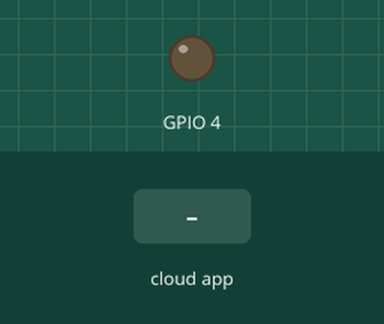
This sketch was run on a simulated ESP8266 (NodeMCU). Parts: output pins drawn as LEDs (lit = HIGH). Inputs (shaded band) come from the test bench. WiFi joins after 1.5 s; servers stay silent unless stated; no MQTT or app messages arrive unless stated; what the sketch prints to the serial monitor is not drawn.

Above: at 2.7 s.
2.8 s: the phone or cloud app sets diffuser to ON
Timing chart, 0 to 5.8 s (numbered marks = the images above; inputs shaded):
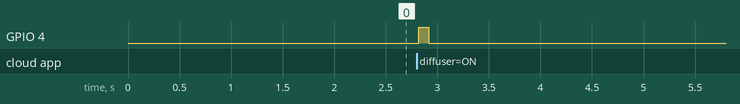

The sketch:

IOT_Diffuser_git.ino
```cpp
#include <ESP8266WiFi.h>
#include "Adafruit_MQTT.h"
#include "Adafruit_MQTT_Client.h"

#define WIFI_SSID "your wifi ssid"
#define WIFI_PASS "your wifi password"

#define MQTT_SERV "io.adafruit.com"
#define MQTT_PORT 1883
#define MQTT_NAME "<your adafruit username>"
#define MQTT_PASS "<your feed key>"

WiFiClient client;
Adafruit_MQTT_Client mqtt(&client, MQTT_SERV, MQTT_PORT, MQTT_NAME, MQTT_PASS);

Adafruit_MQTT_Subscribe onoff = Adafruit_MQTT_Subscribe(&mqtt, MQTT_NAME "/f/diffuser");

void setup() {
  Serial.begin(9600);

  //Connect to WiFi
  Serial.print("\n\nConnecting Wifi... ");
  WiFi.begin(WIFI_SSID, WIFI_PASS);
  while (WiFi.status() != WL_CONNECTED)
  {
    delay(500);
  }

  Serial.println("OK!");

  //Subscribe to the onoff topic
  mqtt.subscribe(&onoff);

  pinMode(4, OUTPUT);
}

void loop() {
  //Connect/Reconnect to MQTT
  MQTT_connect();

  //Read from our subscription queue until we run out, or
  //wait up to 5 seconds for subscription to update
  Adafruit_MQTT_Subscribe * subscription;
  while ((subscription = mqtt.readSubscription(5000)))
  {
    //If we're in here, a subscription updated...
    if (subscription == &onoff)
    {
      //Print the new value to the serial monitor
      Serial.print("onoff: ");
      Serial.println((char*) onoff.lastread);

      //If the new value is  "ON", turn the light on.
      //Otherwise, turn it off.
      if (!strcmp((char*) onoff.lastread, "ON"))
      {
        //active low logic
        digitalWrite(4, HIGH);
        delay(100);
        digitalWrite(4, LOW);
      }
      else
      {
        for(int i = 0; i < 2; i++) {
        digitalWrite(4, HIGH);
        delay(100);
        digitalWrite(4, LOW);
        delay(500);
        }
      }
    }
  }

  // ping the server to keep the mqtt connection alive
  if (!mqtt.ping())  {
      mqtt.disconnect();
      }
   }

void MQTT_connect()
{
  int8_t ret;
  // Stop if already connected
  if (mqtt.connected())
  {
    return;
  }

  Serial.print("Connecting to MQTT... ");
  uint8_t retries = 3;
  while ((ret = mqtt.connect()) != 0) // connect will return 0 for connected
  {
    Serial.println(mqtt.connectErrorString(ret));
    Serial.println("Retrying MQTT connection in 5 seconds...");
    mqtt.disconnect();
    delay(5000);  // wait 5 seconds
    retries--;
    if (retries == 0)
    {
      // basically die and wait for WDT to reset me
      while (1);
    }
  }
  Serial.println("MQTT Connected!");
}
```

Measured:
- after the input at 2.8 s, GPIO 4: LOW → HIGH at once, → LOW 0.10 s later
